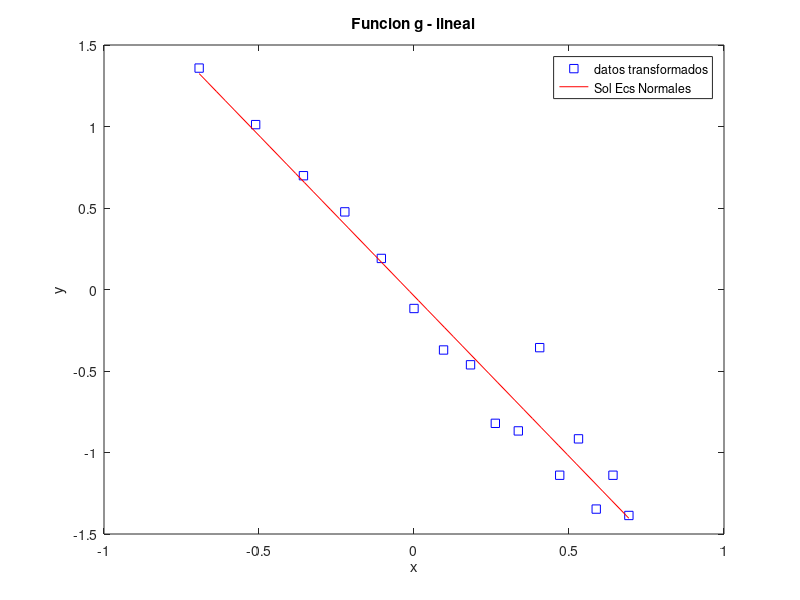
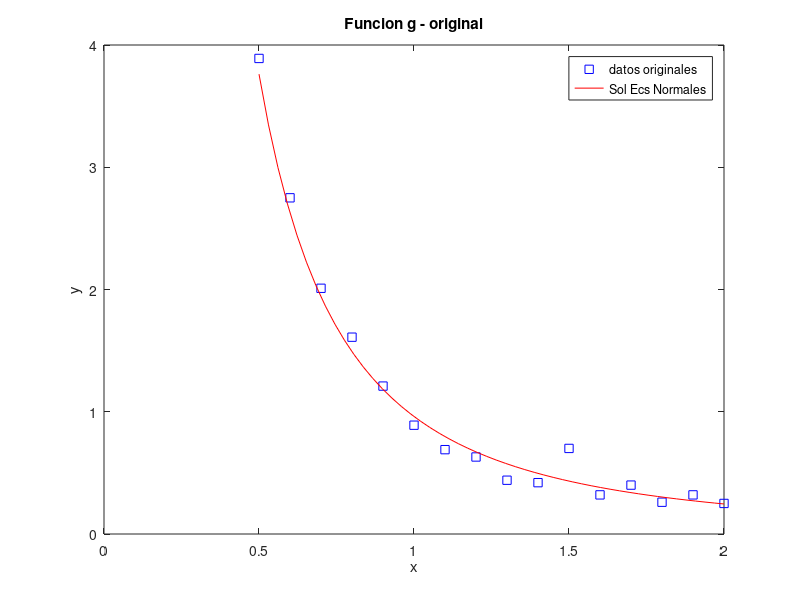

Recreate these plots in MATLAB, in order.
% Minimos cuadrados a los datos transformados de g1 y g2. PMCL resolviendo directamente las ecs normales.
X = [0.5,0.6,0.7,0.8,0.9,1.0,1.1,1.2,1.3,1.4,1.5,1.6,1.7,1.8,1.9,2.0]';
%Y1
Y1 = [3.89,2.75,2.01,1.61,1.21,0.89,0.69,0.63,0.44,0.42,0.70,0.32,0.40,0.26,0.32,0.25]';

%Y2
%Y1 = [15.96,9.45,5.75,3.82,2.89,2.17,1.22,1.05,0.86,0.63,0.69,0.40,0.44,0.29,0.43,0.20]';

%   n cantidad de muestras 
n = length(X);

A = zeros(n,2);
Xtransf = log(X);
Ytransf = log(Y1);
C=zeros(2,1);
A = [Xtransf ones(n,1)];

C=(A' * A) \ (A' * Ytransf);

p= - C(1)
c= exp(C(2))

% Valor minimizado: ||AX - Y||^2
error_g = sum((c*X.^(-p) - Y1).^2);

%---------------------------------------
% Graficas para correccion del modelo: %
%---------------------------------------
% Funcion g1
% Grafica modelo lineal con transformacion logaritmica de los datos
figure (1)
plot(Xtransf, Ytransf, 'bs')
hold on
vect_Xcv = linspace(Xtransf(1),Xtransf(n),50);
plot(vect_Xcv, C(1)*vect_Xcv + C(2), 'r')
title ("Funcion g - lineal");
xlabel ("x");
ylabel ("y");
legend("datos transformados", "Sol Ecs Normales");

% Grafica sin transformacion logaritmica de los datos
figure (2)
plot(X, Y1, 'bs')
hold on
vect_X = linspace(X(1),X(n),50);
plot(vect_X, c*vect_X.^(-p), 'r')
title ("Funcion g - original");
xlabel ("x");
ylabel ("y");
legend("datos originales", "Sol Ecs Normales");
%----------------------------